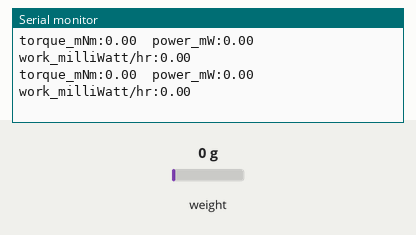
Bench run of a sketch on a simulated Arduino Uno, built with avr-gcc and run on an emulated ATmega328P. Parts: the last lines printed to the serial monitor. The test bench sets the inputs (shaded band); at power-on: weight on the scale 0 g.

Above: at 3.6 s.
3.7 s: weight on the scale set to 100 g
At 3.8 s:
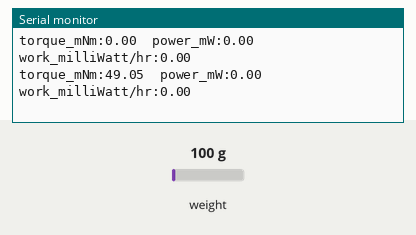
5.2 s: weight on the scale set to 1250 g
At 5.23 s:
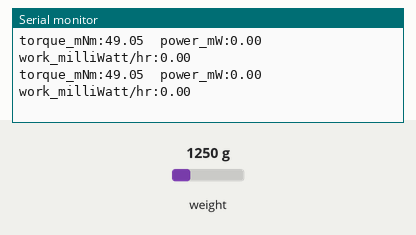
6.7 s: weight on the scale set to 2500 g
At 6.7 s:
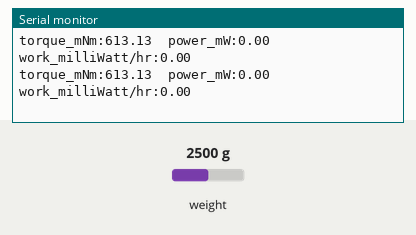
Timing chart, 0 to 9.7 s (numbered marks = the images above; inputs shaded):
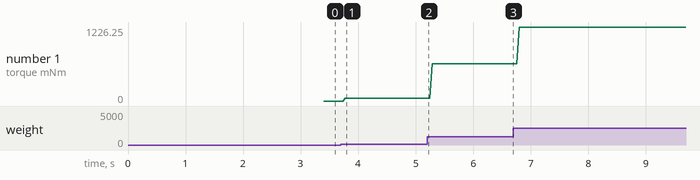

The sketch:

dyno.ino
```cpp
#include <HX711_ADC.h>

//#define switchPin 0 //RXD0 PB16
#define switchPin 6 // Feather M4 Pin 6

#define HX711_dout 12 //mcu > HX711 dout pin
#define HX711_sck 13 //mcu > HX711 sck pin

HX711_ADC LoadCell(HX711_dout, HX711_sck);
static float calibrationValue = -1883854.87;
static float arm_len_m = 0.05;
static float ticks_per_rev = 6; // vanes * 2 for jank fake encoder
static float g_accel = 9.81;
static float power_lpf = 5.0;  // low pass filter output power, for making plot look cleaner only
static int readrate_hz = 25;

volatile long encoderTicks = 0;

void setup() {
  //encoder IO setup
  pinMode(switchPin, INPUT);
  attachInterrupt(switchPin, handle, CHANGE);

  Serial.begin(115200);
  while (!Serial);

  LoadCell.begin();
  LoadCell.start(2000, true);
  if (LoadCell.getTareTimeoutFlag()) {
    Serial.println("Timeout, check MCU>HX711 wiring and pin designations");
    while (1);
  }
  else {
    LoadCell.setCalFactor(calibrationValue); // set calibration value (float)
    LoadCell.setSamplesInUse(2);
    Serial.println("HX711 Startup is complete");
  }
}

void loop() {
  // put your main code here, to run repeatedly:
  float time_elapsed_s = 0, load_mNm = 0, vel_rps = 0, power_W = 0, power_hp = 0, work_Wh = 0;
  long last_encoderTicks = 0;
  long readInc_us = 1000000 / readrate_hz;
  long lastRead_us = micros();
  float lpf_mult = power_lpf / readrate_hz;
  float power_W_display = 0;

  // Flush out any invalid reads
  for(uint8_t i = 0; i < 10; i++)
  {
    LoadCell.update();
    delay(100);
  }

  while(true)
  {
    while(micros() < (lastRead_us + readInc_us)) {};

    // calculate torque and power
    time_elapsed_s = (micros() - lastRead_us);
    time_elapsed_s /= 1000000;
    vel_rps = abs(encoderTicks - last_encoderTicks);
    vel_rps /= (ticks_per_rev * time_elapsed_s);
    LoadCell.update();
    load_mNm = LoadCell.getData() * g_accel * arm_len_m * 1000;
    power_W = (load_mNm * vel_rps * 60) / 9548.8;
    power_hp = power_W / 745.7;
    work_Wh += (power_W * time_elapsed_s) / (3600);

    // Update filtered power
    power_W_display += (power_W - power_W_display) * lpf_mult;

    // print results
    Serial.print("torque_mNm:");
    Serial.print(load_mNm);
    Serial.print("\tpower_mW:");
    Serial.print(power_W_display * 1000);
//    Serial.print("\tpower_hp:");
//    Serial.print(power_hp);
    Serial.print("\twork_milliWatt/hr:");
    Serial.print(work_Wh * 1000);
    Serial.println("");

    // 2L at 60psi is ~2.3 watt/hrs

    // save last values
    last_encoderTicks = encoderTicks;
    lastRead_us = micros();
  }
}

/* EXTERNAL INTERRUPT PROTOCOLS */
void handle()
{
  encoderTicks += 1;
}
```

Measured:
- after the input at 3.7 s, the serial monitor: prints a new line after 0.08 s (image 1)
- plotted number 1: 0 → 49.05 after the input at 3.7 s, 49.05 → 613.13 after the input at 5.2 s, 613.13 → 1226.25 after the input at 6.7 s
